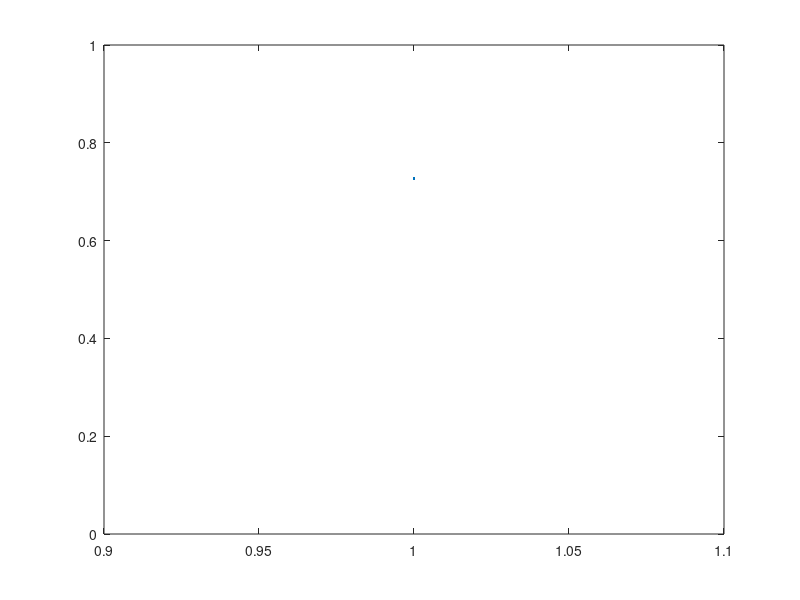

Write MATLAB code to recreate this figure.
% 임의의 데이터 생성
data = rand(1, 100); % 1x100 크기의 무작위 벡터를 생성합니다.

% 그래프 초기화
figure; % 새로운 그래프 창을 생성합니다.
h = plot(data(1)); % 데이터의 첫 번째 요소를 사용하여 초기 그래프를 생성합니다.
hold on; % 현재 그래프를 유지하고, 다음 요소들이 추가되도록 설정합니다.

% 데이터 천천히 plotting
for i = 2:length(data)
    set(h, 'YData', data(1:i)); % 그래프의 Y데이터를 갱신합니다.
    drawnow; % 그래프를 갱신하도록 요청합니다.
    pause(0.01); % 0.1초 동안 일시 중지합니다. 이 값을 조절하여 그래프 그리는 속도를 조절할 수 있습니다.
end